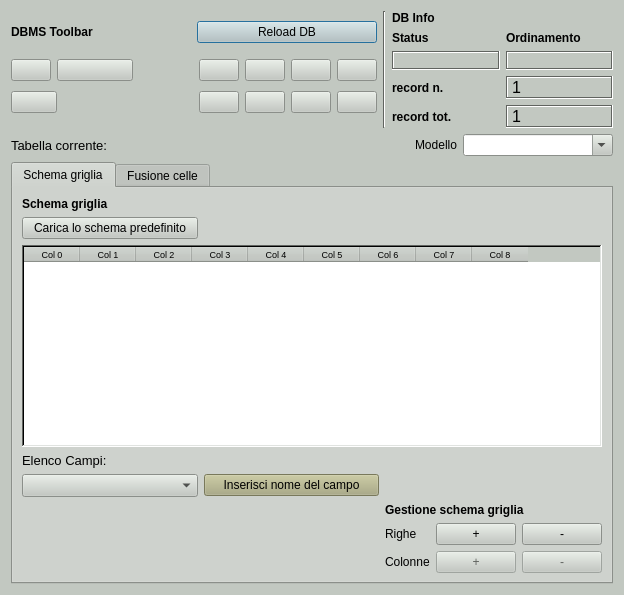
<?xml version="1.0" encoding="UTF-8"?>
<ui version="4.0">
 <class>DialogPDFManager</class>
 <widget class="QDialog" name="DialogPDFManager">
  <property name="geometry">
   <rect>
    <x>0</x>
    <y>0</y>
    <width>624</width>
    <height>595</height>
   </rect>
  </property>
  <property name="minimumSize">
   <size>
    <width>540</width>
    <height>400</height>
   </size>
  </property>
  <property name="palette">
   <palette>
    <active>
     <colorrole role="WindowText">
      <brush brushstyle="SolidPattern">
       <color alpha="255">
        <red>0</red>
        <green>0</green>
        <blue>0</blue>
       </color>
      </brush>
     </colorrole>
     <colorrole role="Button">
      <brush brushstyle="SolidPattern">
       <color alpha="255">
        <red>194</red>
        <green>200</green>
        <blue>193</blue>
       </color>
      </brush>
     </colorrole>
     <colorrole role="Light">
      <brush brushstyle="SolidPattern">
       <color alpha="255">
        <red>255</red>
        <green>255</green>
        <blue>255</blue>
       </color>
      </brush>
     </colorrole>
     <colorrole role="Midlight">
      <brush brushstyle="SolidPattern">
       <color alpha="255">
        <red>224</red>
        <green>227</green>
        <blue>224</blue>
       </color>
      </brush>
     </colorrole>
     <colorrole role="Dark">
      <brush brushstyle="SolidPattern">
       <color alpha="255">
        <red>97</red>
        <green>100</green>
        <blue>96</blue>
       </color>
      </brush>
     </colorrole>
     <colorrole role="Mid">
      <brush brushstyle="SolidPattern">
       <color alpha="255">
        <red>129</red>
        <green>133</green>
        <blue>129</blue>
       </color>
      </brush>
     </colorrole>
     <colorrole role="Text">
      <brush brushstyle="SolidPattern">
       <color alpha="255">
        <red>0</red>
        <green>0</green>
        <blue>0</blue>
       </color>
      </brush>
     </colorrole>
     <colorrole role="BrightText">
      <brush brushstyle="SolidPattern">
       <color alpha="255">
        <red>255</red>
        <green>255</green>
        <blue>255</blue>
       </color>
      </brush>
     </colorrole>
     <colorrole role="ButtonText">
      <brush brushstyle="SolidPattern">
       <color alpha="255">
        <red>0</red>
        <green>0</green>
        <blue>0</blue>
       </color>
      </brush>
     </colorrole>
     <colorrole role="Base">
      <brush brushstyle="SolidPattern">
       <color alpha="255">
        <red>255</red>
        <green>255</green>
        <blue>255</blue>
       </color>
      </brush>
     </colorrole>
     <colorrole role="Window">
      <brush brushstyle="SolidPattern">
       <color alpha="255">
        <red>194</red>
        <green>200</green>
        <blue>193</blue>
       </color>
      </brush>
     </colorrole>
     <colorrole role="Shadow">
      <brush brushstyle="SolidPattern">
       <color alpha="255">
        <red>0</red>
        <green>0</green>
        <blue>0</blue>
       </color>
      </brush>
     </colorrole>
     <colorrole role="AlternateBase">
      <brush brushstyle="SolidPattern">
       <color alpha="255">
        <red>224</red>
        <green>227</green>
        <blue>224</blue>
       </color>
      </brush>
     </colorrole>
     <colorrole role="ToolTipBase">
      <brush brushstyle="SolidPattern">
       <color alpha="255">
        <red>255</red>
        <green>255</green>
        <blue>220</blue>
       </color>
      </brush>
     </colorrole>
     <colorrole role="ToolTipText">
      <brush brushstyle="SolidPattern">
       <color alpha="255">
        <red>0</red>
        <green>0</green>
        <blue>0</blue>
       </color>
      </brush>
     </colorrole>
    </active>
    <inactive>
     <colorrole role="WindowText">
      <brush brushstyle="SolidPattern">
       <color alpha="255">
        <red>0</red>
        <green>0</green>
        <blue>0</blue>
       </color>
      </brush>
     </colorrole>
     <colorrole role="Button">
      <brush brushstyle="SolidPattern">
       <color alpha="255">
        <red>194</red>
        <green>200</green>
        <blue>193</blue>
       </color>
      </brush>
     </colorrole>
     <colorrole role="Light">
      <brush brushstyle="SolidPattern">
       <color alpha="255">
        <red>255</red>
        <green>255</green>
        <blue>255</blue>
       </color>
      </brush>
     </colorrole>
     <colorrole role="Midlight">
      <brush brushstyle="SolidPattern">
       <color alpha="255">
        <red>224</red>
        <green>227</green>
        <blue>224</blue>
       </color>
      </brush>
     </colorrole>
     <colorrole role="Dark">
      <brush brushstyle="SolidPattern">
       <color alpha="255">
        <red>97</red>
        <green>100</green>
        <blue>96</blue>
       </color>
      </brush>
     </colorrole>
     <colorrole role="Mid">
      <brush brushstyle="SolidPattern">
       <color alpha="255">
        <red>129</red>
        <green>133</green>
        <blue>129</blue>
       </color>
      </brush>
     </colorrole>
     <colorrole role="Text">
      <brush brushstyle="SolidPattern">
       <color alpha="255">
        <red>0</red>
        <green>0</green>
        <blue>0</blue>
       </color>
      </brush>
     </colorrole>
     <colorrole role="BrightText">
      <brush brushstyle="SolidPattern">
       <color alpha="255">
        <red>255</red>
        <green>255</green>
        <blue>255</blue>
       </color>
      </brush>
     </colorrole>
     <colorrole role="ButtonText">
      <brush brushstyle="SolidPattern">
       <color alpha="255">
        <red>0</red>
        <green>0</green>
        <blue>0</blue>
       </color>
      </brush>
     </colorrole>
     <colorrole role="Base">
      <brush brushstyle="SolidPattern">
       <color alpha="255">
        <red>255</red>
        <green>255</green>
        <blue>255</blue>
       </color>
      </brush>
     </colorrole>
     <colorrole role="Window">
      <brush brushstyle="SolidPattern">
       <color alpha="255">
        <red>194</red>
        <green>200</green>
        <blue>193</blue>
       </color>
      </brush>
     </colorrole>
     <colorrole role="Shadow">
      <brush brushstyle="SolidPattern">
       <color alpha="255">
        <red>0</red>
        <green>0</green>
        <blue>0</blue>
       </color>
      </brush>
     </colorrole>
     <colorrole role="AlternateBase">
      <brush brushstyle="SolidPattern">
       <color alpha="255">
        <red>224</red>
        <green>227</green>
        <blue>224</blue>
       </color>
      </brush>
     </colorrole>
     <colorrole role="ToolTipBase">
      <brush brushstyle="SolidPattern">
       <color alpha="255">
        <red>255</red>
        <green>255</green>
        <blue>220</blue>
       </color>
      </brush>
     </colorrole>
     <colorrole role="ToolTipText">
      <brush brushstyle="SolidPattern">
       <color alpha="255">
        <red>0</red>
        <green>0</green>
        <blue>0</blue>
       </color>
      </brush>
     </colorrole>
    </inactive>
    <disabled>
     <colorrole role="WindowText">
      <brush brushstyle="SolidPattern">
       <color alpha="255">
        <red>97</red>
        <green>100</green>
        <blue>96</blue>
       </color>
      </brush>
     </colorrole>
     <colorrole role="Button">
      <brush brushstyle="SolidPattern">
       <color alpha="255">
        <red>194</red>
        <green>200</green>
        <blue>193</blue>
       </color>
      </brush>
     </colorrole>
     <colorrole role="Light">
      <brush brushstyle="SolidPattern">
       <color alpha="255">
        <red>255</red>
        <green>255</green>
        <blue>255</blue>
       </color>
      </brush>
     </colorrole>
     <colorrole role="Midlight">
      <brush brushstyle="SolidPattern">
       <color alpha="255">
        <red>224</red>
        <green>227</green>
        <blue>224</blue>
       </color>
      </brush>
     </colorrole>
     <colorrole role="Dark">
      <brush brushstyle="SolidPattern">
       <color alpha="255">
        <red>97</red>
        <green>100</green>
        <blue>96</blue>
       </color>
      </brush>
     </colorrole>
     <colorrole role="Mid">
      <brush brushstyle="SolidPattern">
       <color alpha="255">
        <red>129</red>
        <green>133</green>
        <blue>129</blue>
       </color>
      </brush>
     </colorrole>
     <colorrole role="Text">
      <brush brushstyle="SolidPattern">
       <color alpha="255">
        <red>97</red>
        <green>100</green>
        <blue>96</blue>
       </color>
      </brush>
     </colorrole>
     <colorrole role="BrightText">
      <brush brushstyle="SolidPattern">
       <color alpha="255">
        <red>255</red>
        <green>255</green>
        <blue>255</blue>
       </color>
      </brush>
     </colorrole>
     <colorrole role="ButtonText">
      <brush brushstyle="SolidPattern">
       <color alpha="255">
        <red>97</red>
        <green>100</green>
        <blue>96</blue>
       </color>
      </brush>
     </colorrole>
     <colorrole role="Base">
      <brush brushstyle="SolidPattern">
       <color alpha="255">
        <red>194</red>
        <green>200</green>
        <blue>193</blue>
       </color>
      </brush>
     </colorrole>
     <colorrole role="Window">
      <brush brushstyle="SolidPattern">
       <color alpha="255">
        <red>194</red>
        <green>200</green>
        <blue>193</blue>
       </color>
      </brush>
     </colorrole>
     <colorrole role="Shadow">
      <brush brushstyle="SolidPattern">
       <color alpha="255">
        <red>0</red>
        <green>0</green>
        <blue>0</blue>
       </color>
      </brush>
     </colorrole>
     <colorrole role="AlternateBase">
      <brush brushstyle="SolidPattern">
       <color alpha="255">
        <red>194</red>
        <green>200</green>
        <blue>193</blue>
       </color>
      </brush>
     </colorrole>
     <colorrole role="ToolTipBase">
      <brush brushstyle="SolidPattern">
       <color alpha="255">
        <red>255</red>
        <green>255</green>
        <blue>220</blue>
       </color>
      </brush>
     </colorrole>
     <colorrole role="ToolTipText">
      <brush brushstyle="SolidPattern">
       <color alpha="255">
        <red>0</red>
        <green>0</green>
        <blue>0</blue>
       </color>
      </brush>
     </colorrole>
    </disabled>
   </palette>
  </property>
  <property name="windowTitle">
   <string>pyArchInit Gestione Scavi - Periodizzazione di scavo</string>
  </property>
  <property name="windowIcon">
   <iconset resource="../../resources/resources.qrc">
    <normaloff>:/icons/iconSite.png</normaloff>:/icons/iconSite.png</iconset>
  </property>
  <layout class="QGridLayout" name="gridLayout_10">
   <item row="0" column="0">
    <layout class="QHBoxLayout" name="horizontalLayout">
     <item>
      <layout class="QGridLayout" name="gridLayout_2">
       <item row="0" column="0">
        <widget class="QLabel" name="label_29">
         <property name="font">
          <font>
           <weight>75</weight>
           <bold>true</bold>
          </font>
         </property>
         <property name="text">
          <string>DBMS Toolbar</string>
         </property>
        </widget>
       </item>
       <item row="0" column="1">
        <widget class="QPushButton" name="pushButton_connect">
         <property name="text">
          <string>Reload DB</string>
         </property>
        </widget>
       </item>
       <item row="1" column="0" colspan="2">
        <layout class="QGridLayout" name="gridLayout">
         <item row="0" column="0">
          <widget class="QPushButton" name="pushButton_first_rec">
           <property name="toolTip">
            <string>First rec</string>
           </property>
           <property name="text">
            <string/>
           </property>
           <property name="icon">
            <iconset resource="../../resources/resources.qrc">
             <normaloff>:/icons/5_leftArrows.png</normaloff>:/icons/5_leftArrows.png</iconset>
           </property>
          </widget>
         </item>
         <item row="0" column="1" colspan="2">
          <widget class="QPushButton" name="pushButton_prev_rec">
           <property name="toolTip">
            <string>Prev rec</string>
           </property>
           <property name="text">
            <string/>
           </property>
           <property name="icon">
            <iconset resource="../../resources/resources.qrc">
             <normaloff>:/icons/4_leftArrow.png</normaloff>:/icons/4_leftArrow.png</iconset>
           </property>
          </widget>
         </item>
         <item row="0" column="4">
          <widget class="QPushButton" name="pushButton_next_rec">
           <property name="toolTip">
            <string>Next rec</string>
           </property>
           <property name="text">
            <string/>
           </property>
           <property name="icon">
            <iconset resource="../../resources/resources.qrc">
             <normaloff>:/icons/6_rightArrow.png</normaloff>:/icons/6_rightArrow.png</iconset>
           </property>
          </widget>
         </item>
         <item row="0" column="5">
          <widget class="QPushButton" name="pushButton_last_rec">
           <property name="toolTip">
            <string>Last rec</string>
           </property>
           <property name="text">
            <string/>
           </property>
           <property name="icon">
            <iconset resource="../../resources/resources.qrc">
             <normaloff>:/icons/7_rightArrows.png</normaloff>:/icons/7_rightArrows.png</iconset>
           </property>
          </widget>
         </item>
         <item row="0" column="6">
          <widget class="QPushButton" name="pushButton_new_rec">
           <property name="font">
            <font>
             <pointsize>9</pointsize>
            </font>
           </property>
           <property name="toolTip">
            <string>New record</string>
           </property>
           <property name="text">
            <string/>
           </property>
           <property name="icon">
            <iconset resource="../../resources/resources.qrc">
             <normaloff>:/icons/newrec.png</normaloff>:/icons/newrec.png</iconset>
           </property>
          </widget>
         </item>
         <item row="0" column="7">
          <widget class="QPushButton" name="pushButton_save">
           <property name="font">
            <font>
             <pointsize>9</pointsize>
            </font>
           </property>
           <property name="toolTip">
            <string>Save</string>
           </property>
           <property name="text">
            <string/>
           </property>
           <property name="icon">
            <iconset resource="../../resources/resources.qrc">
             <normaloff>:/icons/b_save.png</normaloff>:/icons/b_save.png</iconset>
           </property>
           <property name="autoDefault">
            <bool>false</bool>
           </property>
          </widget>
         </item>
         <item row="1" column="0" colspan="2">
          <widget class="QPushButton" name="pushButton_delete">
           <property name="font">
            <font>
             <pointsize>9</pointsize>
            </font>
           </property>
           <property name="toolTip">
            <string>Delete record</string>
           </property>
           <property name="text">
            <string/>
           </property>
           <property name="icon">
            <iconset resource="../../resources/resources.qrc">
             <normaloff>:/icons/delete.png</normaloff>:/icons/delete.png</iconset>
           </property>
          </widget>
         </item>
         <item row="1" column="2">
          <spacer name="horizontalSpacer">
           <property name="orientation">
            <enum>Qt::Horizontal</enum>
           </property>
           <property name="sizeHint" stdset="0">
            <size>
             <width>70</width>
             <height>30</height>
            </size>
           </property>
          </spacer>
         </item>
         <item row="1" column="4">
          <widget class="QPushButton" name="pushButton_new_search">
           <property name="font">
            <font>
             <pointsize>9</pointsize>
            </font>
           </property>
           <property name="toolTip">
            <string>new search</string>
           </property>
           <property name="text">
            <string/>
           </property>
           <property name="icon">
            <iconset resource="../../resources/resources.qrc">
             <normaloff>:/icons/new_search.png</normaloff>:/icons/new_search.png</iconset>
           </property>
          </widget>
         </item>
         <item row="1" column="5">
          <widget class="QPushButton" name="pushButton_search_go">
           <property name="font">
            <font>
             <pointsize>9</pointsize>
            </font>
           </property>
           <property name="toolTip">
            <string>search !!!</string>
           </property>
           <property name="text">
            <string/>
           </property>
           <property name="icon">
            <iconset resource="../../resources/resources.qrc">
             <normaloff>:/icons/search.png</normaloff>:/icons/search.png</iconset>
           </property>
          </widget>
         </item>
         <item row="1" column="6">
          <widget class="QPushButton" name="pushButton_sort">
           <property name="font">
            <font>
             <pointsize>9</pointsize>
            </font>
           </property>
           <property name="toolTip">
            <string>Order by</string>
           </property>
           <property name="text">
            <string/>
           </property>
           <property name="icon">
            <iconset resource="../../resources/resources.qrc">
             <normaloff>:/icons/sort.png</normaloff>:/icons/sort.png</iconset>
           </property>
          </widget>
         </item>
         <item row="1" column="7">
          <widget class="QPushButton" name="pushButton_view_all">
           <property name="font">
            <font>
             <pointsize>9</pointsize>
            </font>
           </property>
           <property name="toolTip">
            <string>View alls records</string>
           </property>
           <property name="text">
            <string/>
           </property>
           <property name="icon">
            <iconset resource="../../resources/resources.qrc">
             <normaloff>:/icons/view_all.png</normaloff>:/icons/view_all.png</iconset>
           </property>
          </widget>
         </item>
         <item row="0" column="3">
          <spacer name="horizontalSpacer_2">
           <property name="orientation">
            <enum>Qt::Horizontal</enum>
           </property>
           <property name="sizeHint" stdset="0">
            <size>
             <width>60</width>
             <height>20</height>
            </size>
           </property>
          </spacer>
         </item>
        </layout>
       </item>
      </layout>
     </item>
     <item>
      <widget class="Line" name="line_6">
       <property name="orientation">
        <enum>Qt::Vertical</enum>
       </property>
      </widget>
     </item>
     <item>
      <layout class="QGridLayout" name="gridLayout_5">
       <item row="0" column="0">
        <widget class="QLabel" name="label_42">
         <property name="font">
          <font>
           <weight>75</weight>
           <bold>true</bold>
          </font>
         </property>
         <property name="autoFillBackground">
          <bool>true</bool>
         </property>
         <property name="text">
          <string>DB Info</string>
         </property>
        </widget>
       </item>
       <item row="1" column="0">
        <layout class="QGridLayout" name="gridLayout_4">
         <item row="0" column="1">
          <widget class="QLabel" name="label_43">
           <property name="font">
            <font>
             <pointsize>9</pointsize>
             <weight>75</weight>
             <bold>true</bold>
            </font>
           </property>
           <property name="text">
            <string>Ordinamento</string>
           </property>
           <property name="margin">
            <number>0</number>
           </property>
          </widget>
         </item>
         <item row="1" column="0">
          <widget class="QLabel" name="label_status">
           <property name="minimumSize">
            <size>
             <width>50</width>
             <height>0</height>
            </size>
           </property>
           <property name="font">
            <font>
             <pointsize>9</pointsize>
             <weight>75</weight>
             <bold>true</bold>
            </font>
           </property>
           <property name="cursor">
            <cursorShape>ForbiddenCursor</cursorShape>
           </property>
           <property name="mouseTracking">
            <bool>false</bool>
           </property>
           <property name="contextMenuPolicy">
            <enum>Qt::ContextMenuPolicy::DefaultContextMenu</enum>
           </property>
           <property name="frameShape">
            <enum>QFrame::Shape::Box</enum>
           </property>
           <property name="frameShadow">
            <enum>QFrame::Shadow::Sunken</enum>
           </property>
           <property name="text">
            <string/>
           </property>
           <property name="alignment">
            <set>Qt::AlignCenter</set>
           </property>
           <property name="margin">
            <number>0</number>
           </property>
          </widget>
         </item>
         <item row="1" column="1">
          <widget class="QLabel" name="label_sort">
           <property name="minimumSize">
            <size>
             <width>40</width>
             <height>0</height>
            </size>
           </property>
           <property name="sizeIncrement">
            <size>
             <width>40</width>
             <height>0</height>
            </size>
           </property>
           <property name="baseSize">
            <size>
             <width>40</width>
             <height>0</height>
            </size>
           </property>
           <property name="font">
            <font>
             <pointsize>10</pointsize>
             <weight>75</weight>
             <bold>true</bold>
            </font>
           </property>
           <property name="cursor">
            <cursorShape>ForbiddenCursor</cursorShape>
           </property>
           <property name="mouseTracking">
            <bool>false</bool>
           </property>
           <property name="contextMenuPolicy">
            <enum>Qt::ContextMenuPolicy::DefaultContextMenu</enum>
           </property>
           <property name="frameShape">
            <enum>QFrame::Shape::Box</enum>
           </property>
           <property name="frameShadow">
            <enum>QFrame::Shadow::Sunken</enum>
           </property>
           <property name="text">
            <string/>
           </property>
           <property name="alignment">
            <set>Qt::AlignCenter</set>
           </property>
           <property name="margin">
            <number>0</number>
           </property>
          </widget>
         </item>
         <item row="0" column="0">
          <widget class="QLabel" name="label_34">
           <property name="font">
            <font>
             <pointsize>9</pointsize>
             <weight>75</weight>
             <bold>true</bold>
            </font>
           </property>
           <property name="text">
            <string>Status</string>
           </property>
           <property name="margin">
            <number>0</number>
           </property>
          </widget>
         </item>
        </layout>
       </item>
       <item row="2" column="0">
        <layout class="QGridLayout" name="gridLayout_3">
         <item row="0" column="0">
          <widget class="QLabel" name="label_27">
           <property name="font">
            <font>
             <pointsize>9</pointsize>
             <weight>75</weight>
             <bold>true</bold>
            </font>
           </property>
           <property name="text">
            <string>record n.</string>
           </property>
           <property name="margin">
            <number>0</number>
           </property>
          </widget>
         </item>
         <item row="0" column="1">
          <widget class="QLabel" name="label_rec_corrente">
           <property name="font">
            <font>
             <family>Microsoft Sans Serif</family>
             <pointsize>12</pointsize>
            </font>
           </property>
           <property name="cursor">
            <cursorShape>ForbiddenCursor</cursorShape>
           </property>
           <property name="mouseTracking">
            <bool>false</bool>
           </property>
           <property name="contextMenuPolicy">
            <enum>Qt::ContextMenuPolicy::DefaultContextMenu</enum>
           </property>
           <property name="frameShape">
            <enum>QFrame::Shape::Box</enum>
           </property>
           <property name="frameShadow">
            <enum>QFrame::Shadow::Sunken</enum>
           </property>
           <property name="text">
            <string>1</string>
           </property>
          </widget>
         </item>
         <item row="1" column="0">
          <widget class="QLabel" name="label_28">
           <property name="font">
            <font>
             <pointsize>9</pointsize>
             <weight>75</weight>
             <bold>true</bold>
            </font>
           </property>
           <property name="text">
            <string>record tot.</string>
           </property>
           <property name="margin">
            <number>0</number>
           </property>
          </widget>
         </item>
         <item row="1" column="1">
          <widget class="QLabel" name="label_rec_tot">
           <property name="font">
            <font>
             <family>Microsoft Sans Serif</family>
             <pointsize>12</pointsize>
            </font>
           </property>
           <property name="cursor">
            <cursorShape>ForbiddenCursor</cursorShape>
           </property>
           <property name="mouseTracking">
            <bool>false</bool>
           </property>
           <property name="contextMenuPolicy">
            <enum>Qt::ContextMenuPolicy::DefaultContextMenu</enum>
           </property>
           <property name="frameShape">
            <enum>QFrame::Shape::Box</enum>
           </property>
           <property name="frameShadow">
            <enum>QFrame::Shadow::Sunken</enum>
           </property>
           <property name="text">
            <string>1</string>
           </property>
          </widget>
         </item>
        </layout>
       </item>
      </layout>
     </item>
    </layout>
   </item>
   <item row="3" column="0">
    <layout class="QHBoxLayout" name="horizontalLayout_2">
     <item>
      <widget class="QLabel" name="label_6">
       <property name="font">
        <font>
         <pointsize>10</pointsize>
        </font>
       </property>
       <property name="text">
        <string>Tabella corrente: </string>
       </property>
      </widget>
     </item>
     <item>
      <widget class="QLabel" name="label_tabella_corrente">
       <property name="minimumSize">
        <size>
         <width>200</width>
         <height>0</height>
        </size>
       </property>
       <property name="maximumSize">
        <size>
         <width>400</width>
         <height>16777215</height>
        </size>
       </property>
       <property name="font">
        <font>
         <pointsize>12</pointsize>
         <weight>75</weight>
         <bold>true</bold>
        </font>
       </property>
       <property name="text">
        <string/>
       </property>
      </widget>
     </item>
     <item>
      <spacer name="horizontalSpacer_5">
       <property name="orientation">
        <enum>Qt::Horizontal</enum>
       </property>
       <property name="sizeHint" stdset="0">
        <size>
         <width>600</width>
         <height>20</height>
        </size>
       </property>
      </spacer>
     </item>
     <item>
      <widget class="QLabel" name="label_4">
       <property name="minimumSize">
        <size>
         <width>0</width>
         <height>0</height>
        </size>
       </property>
       <property name="text">
        <string>Modello</string>
       </property>
      </widget>
     </item>
     <item>
      <widget class="QComboBox" name="comboBox_modello">
       <property name="minimumSize">
        <size>
         <width>150</width>
         <height>0</height>
        </size>
       </property>
       <property name="editable">
        <bool>true</bool>
       </property>
      </widget>
     </item>
    </layout>
   </item>
   <item row="4" column="0">
    <widget class="QTabWidget" name="tabWidget">
     <property name="currentIndex">
      <number>0</number>
     </property>
     <widget class="QWidget" name="tab">
      <attribute name="title">
       <string>Schema griglia</string>
      </attribute>
      <layout class="QGridLayout" name="gridLayout_9">
       <item row="8" column="1">
        <widget class="QComboBox" name="comboBox_elenco_campi">
         <property name="enabled">
          <bool>true</bool>
         </property>
         <property name="font">
          <font>
           <pointsize>10</pointsize>
           <weight>75</weight>
           <bold>true</bold>
          </font>
         </property>
         <property name="editable">
          <bool>false</bool>
         </property>
        </widget>
       </item>
       <item row="4" column="1">
        <widget class="QLabel" name="label_13">
         <property name="font">
          <font>
           <weight>75</weight>
           <bold>true</bold>
          </font>
         </property>
         <property name="text">
          <string>Schema griglia</string>
         </property>
        </widget>
       </item>
       <item row="6" column="1" colspan="3">
        <widget class="QTableWidget" name="tableWidget_schema_griglia">
         <property name="sizePolicy">
          <sizepolicy hsizetype="Expanding" vsizetype="Expanding">
           <horstretch>0</horstretch>
           <verstretch>0</verstretch>
          </sizepolicy>
         </property>
         <property name="font">
          <font>
           <pointsize>7</pointsize>
          </font>
         </property>
         <property name="frameShape">
          <enum>QFrame::Shape::WinPanel</enum>
         </property>
         <property name="frameShadow">
          <enum>QFrame::Shadow::Sunken</enum>
         </property>
         <property name="lineWidth">
          <number>1</number>
         </property>
         <property name="gridStyle">
          <enum>Qt::PenStyle::SolidLine</enum>
         </property>
         <attribute name="horizontalHeaderVisible">
          <bool>true</bool>
         </attribute>
         <attribute name="horizontalHeaderDefaultSectionSize">
          <number>56</number>
         </attribute>
         <column>
          <property name="text">
           <string>Col 0</string>
          </property>
         </column>
         <column>
          <property name="text">
           <string>Col 1</string>
          </property>
         </column>
         <column>
          <property name="text">
           <string>Col 2</string>
          </property>
         </column>
         <column>
          <property name="text">
           <string>Col 3</string>
          </property>
         </column>
         <column>
          <property name="text">
           <string>Col 4</string>
          </property>
         </column>
         <column>
          <property name="text">
           <string>Col 5</string>
          </property>
         </column>
         <column>
          <property name="text">
           <string>Col 6</string>
          </property>
         </column>
         <column>
          <property name="text">
           <string>Col 7</string>
          </property>
         </column>
         <column>
          <property name="text">
           <string>Col 8</string>
          </property>
         </column>
        </widget>
       </item>
       <item row="11" column="3">
        <layout class="QGridLayout" name="gridLayout_8">
         <item row="0" column="0">
          <widget class="QLabel" name="label_14">
           <property name="font">
            <font>
             <weight>75</weight>
             <bold>true</bold>
            </font>
           </property>
           <property name="text">
            <string>Gestione schema griglia</string>
           </property>
          </widget>
         </item>
         <item row="1" column="0">
          <layout class="QGridLayout" name="gridLayout_6">
           <item row="0" column="0">
            <widget class="QLabel" name="label">
             <property name="text">
              <string>Righe</string>
             </property>
            </widget>
           </item>
           <item row="0" column="1">
            <widget class="QPushButton" name="pushButton_add_row_griglia">
             <property name="enabled">
              <bool>true</bool>
             </property>
             <property name="text">
              <string>+</string>
             </property>
            </widget>
           </item>
           <item row="0" column="2">
            <widget class="QPushButton" name="pushButton_remove_row_griglia">
             <property name="enabled">
              <bool>true</bool>
             </property>
             <property name="text">
              <string>-</string>
             </property>
            </widget>
           </item>
          </layout>
         </item>
         <item row="2" column="0">
          <layout class="QGridLayout" name="gridLayout_7">
           <item row="0" column="0">
            <widget class="QLabel" name="label_2">
             <property name="text">
              <string>Colonne</string>
             </property>
            </widget>
           </item>
           <item row="0" column="1">
            <widget class="QPushButton" name="pushButton_add_row_2">
             <property name="enabled">
              <bool>false</bool>
             </property>
             <property name="text">
              <string>+</string>
             </property>
            </widget>
           </item>
           <item row="0" column="2">
            <widget class="QPushButton" name="pushButton_remove_row_2">
             <property name="enabled">
              <bool>false</bool>
             </property>
             <property name="text">
              <string>-</string>
             </property>
            </widget>
           </item>
          </layout>
         </item>
        </layout>
       </item>
       <item row="5" column="1">
        <widget class="QPushButton" name="pushButton_charge_default_schema">
         <property name="text">
          <string>Carica lo schema predefinito</string>
         </property>
        </widget>
       </item>
       <item row="7" column="1">
        <widget class="QLabel" name="label_9">
         <property name="maximumSize">
          <size>
           <width>200</width>
           <height>16777215</height>
          </size>
         </property>
         <property name="font">
          <font>
           <pointsize>10</pointsize>
          </font>
         </property>
         <property name="text">
          <string>Elenco Campi:</string>
         </property>
        </widget>
       </item>
       <item row="8" column="2">
        <widget class="QPushButton" name="pushButton_inserisci_nome_campo">
         <property name="styleSheet">
          <string notr="true">background-color: rgb(170, 170, 127);</string>
         </property>
         <property name="text">
          <string>Inserisci nome del campo</string>
         </property>
        </widget>
       </item>
      </layout>
     </widget>
     <widget class="QWidget" name="tab_2">
      <attribute name="title">
       <string>Fusione celle</string>
      </attribute>
      <layout class="QGridLayout" name="gridLayout_14">
       <item row="0" column="0">
        <widget class="QLabel" name="label_16">
         <property name="font">
          <font>
           <weight>75</weight>
           <bold>true</bold>
          </font>
         </property>
         <property name="text">
          <string>Schema fusione celle</string>
         </property>
        </widget>
       </item>
       <item row="1" column="0" colspan="2">
        <widget class="QTableWidget" name="tableWidget_gestione_celle">
         <property name="frameShape">
          <enum>QFrame::Shape::WinPanel</enum>
         </property>
         <property name="frameShadow">
          <enum>QFrame::Shadow::Sunken</enum>
         </property>
         <property name="lineWidth">
          <number>1</number>
         </property>
         <property name="gridStyle">
          <enum>Qt::PenStyle::SolidLine</enum>
         </property>
         <column>
          <property name="text">
           <string>Comando</string>
          </property>
         </column>
         <column>
          <property name="text">
           <string>Cella iniziale</string>
          </property>
         </column>
         <column>
          <property name="text">
           <string>Cella finale</string>
          </property>
         </column>
         <column>
          <property name="text">
           <string>Riferimento</string>
          </property>
         </column>
        </widget>
       </item>
       <item row="2" column="1">
        <layout class="QGridLayout" name="gridLayout_11">
         <item row="0" column="0">
          <widget class="QLabel" name="label_15">
           <property name="font">
            <font>
             <weight>75</weight>
             <bold>true</bold>
            </font>
           </property>
           <property name="text">
            <string>Gestione fusione celle</string>
           </property>
          </widget>
         </item>
         <item row="1" column="0">
          <layout class="QGridLayout" name="gridLayout_12">
           <item row="0" column="0">
            <widget class="QLabel" name="label_3">
             <property name="text">
              <string>Righe</string>
             </property>
            </widget>
           </item>
           <item row="0" column="1">
            <widget class="QPushButton" name="pushButton_add_row_cell">
             <property name="text">
              <string>+</string>
             </property>
            </widget>
           </item>
           <item row="0" column="2">
            <widget class="QPushButton" name="pushButton_remove_row_cell">
             <property name="text">
              <string>-</string>
             </property>
            </widget>
           </item>
          </layout>
         </item>
         <item row="2" column="0">
          <layout class="QGridLayout" name="gridLayout_13"/>
         </item>
        </layout>
       </item>
      </layout>
     </widget>
    </widget>
   </item>
  </layout>
 </widget>
 <resources>
  <include location="../../resources/resources.qrc"/>
 </resources>
 <connections/>
</ui>
